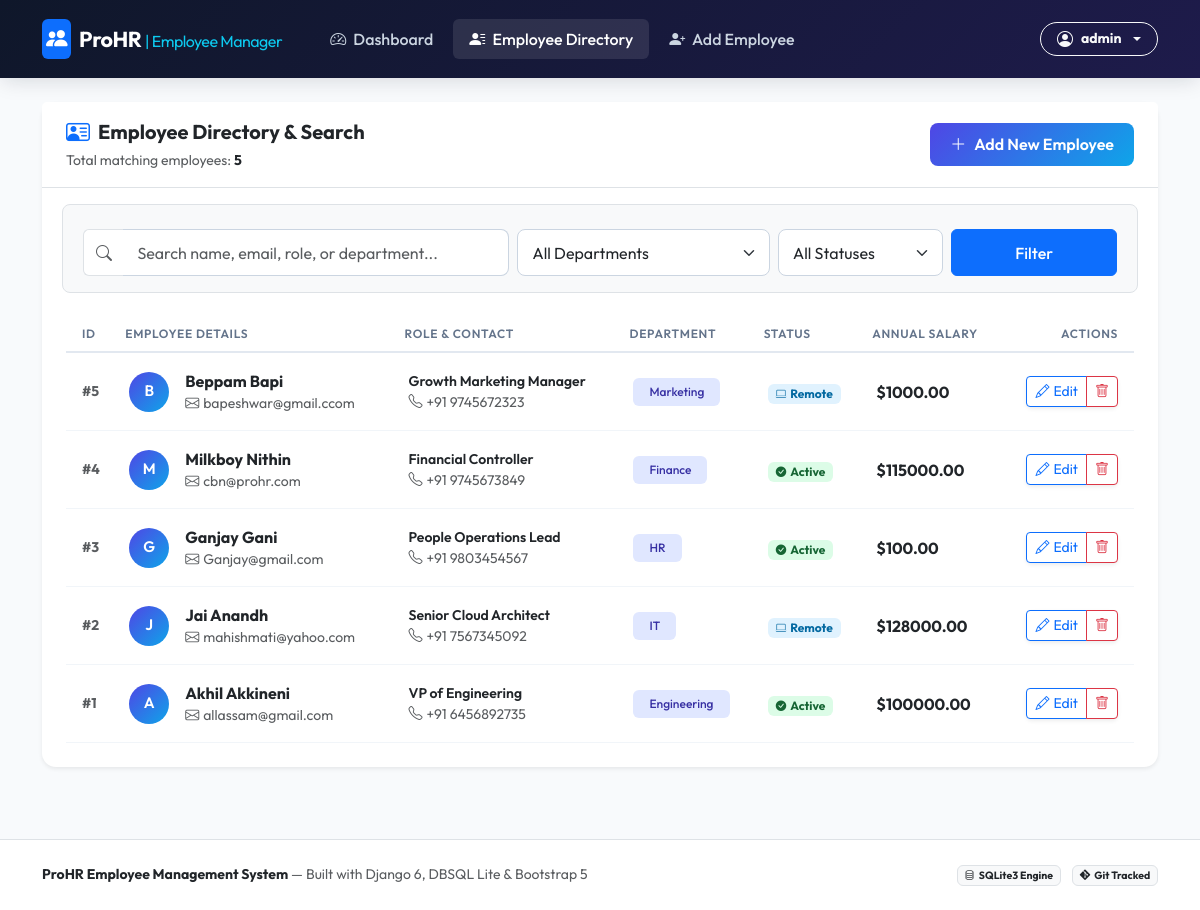
Screenshot of /employee/list/ (signed in) with the database file from the repository.
### employee/models.py (models this page shows, shortened)
class Employee(models.Model):
    STATUS_CHOICES = [
        ('Active', 'Active'),
        ('On Leave', 'On Leave'),
        ('Remote', 'Remote'),
    ]
    objects = models.Manager()
    name = models.CharField(max_length=100, verbose_name="Full Name")
    email = models.EmailField(unique=True, verbose_name="Email Address")
    role = models.CharField(max_length=100, default="Software Engineer", verbose_name="Job Role")
    department = models.CharField(max_length=50, default="General", verbose_name="Department")
    salary = models.DecimalField(max_digits=10, decimal_places=2, default=50000.00, verbose_name="Salary")
    phone = models.CharField(max_length=20, default="+1 555-0100", verbose_name="Phone Number")
    status = models.CharField(max_length=20, choices=STATUS_CHOICES, default='Active', verbose_name="Status")
    created_at = models.DateTimeField(auto_now_add=True)
    class Meta:
        ordering = ['-created_at']
        verbose_name = "Employee"
        verbose_name_plural = "Employees"

### employee/views.py (the view, shortened to what this page needs)
# urls.py: path('list/', views.employee_list, name='list'),
@login_required
def employee_list(request):
    search_query = request.GET.get('search', '').strip()
    dept_filter = request.GET.get('dept', '')
    status_filter = request.GET.get('status', '')
    employees = Employee.objects.all()
    if dept_filter:
        employees = employees.filter(department=dept_filter)
    if status_filter:
        employees = employees.filter(status=status_filter)
    departments = Employee.objects.values_list('department', flat=True).distinct()
    context = {
        'employees': employees,
        'search_query': search_query,
        'dept_filter': dept_filter,
        'status_filter': status_filter,
        'departments': departments,
        'total_found': employees.count()
    }
    return render(request, 'employee/list.html', context)

### employee/templates/employee/list.html (shortened to what this page needs)
{% extends 'employee/base.html' %}
{% block content %}
<div class="card border-0 shadow-sm mb-4">
    <div class="card-header bg-white py-3 px-4 border-bottom d-flex flex-column flex-md-row justify-content-between align-items-md-center gap-3">
        <div>
            <h5 class="mb-1 fw-bold text-dark d-flex align-items-center gap-2">
                <i class="bi bi-person-vcard text-primary fs-4"></i> Employee Directory & Search
            </h5>
            <p class="text-muted small mb-0">Total matching employees: <strong class="text-dark">{{ total_found }}</strong></p>
        </div>
        <a href="{% url 'employee:create' %}" class="btn btn-primary-custom d-flex align-items-center gap-2 align-self-start align-self-md-auto">
            <i class="bi bi-plus-lg"></i> Add New Employee
        </a>
    </div>
    <div class="card-body p-4">
        <form method="GET" action="{% url 'employee:list' %}" class="row g-2 mb-4 bg-light p-3 rounded-3 border">
            <div class="col-md-5">
                <div class="input-group">
                    <span class="input-group-text bg-white border-end-0"><i class="bi bi-search text-muted"></i></span>
                    <input type="text" name="search" class="form-control border-start-0" placeholder="Search name, email, role, or department..." value="{{ search_query }}">
                </div>
            </div>
            <div class="col-md-3">
                <select name="dept" class="form-select">
                    <option value="">All Departments</option>
                </select>
            </div>
            <div class="col-md-2">
                <select name="status" class="form-select">
                    <option value="">All Statuses</option>
                </select>
            </div>
            <div class="col-md-2 d-flex gap-1">
                <button type="submit" class="btn btn-primary w-100 fw-medium">Filter</button>
            </div>
        </form>
        <div class="table-responsive">
            <table class="table table-hover align-middle mb-0">
                <thead class="bg-light">
                    <tr>
                        <th class="ps-3">ID</th>
                        <th>Employee Details</th>
                        <th>Role & Contact</th>
                        <th>Department</th>
                        <th>Status</th>
                        <th>Annual Salary</th>
                        <th class="text-end pe-3">Actions</th>
                    </tr>
                </thead>
                <tbody>
                    {% for emp in employees %}
                        <tr>
                            <td class="ps-3 fw-bold text-muted small">#{{ emp.id }}</td>
                            <td>
                                <div class="d-flex align-items-center gap-3">
                                    <div class="avatar-circle flex-shrink-0">
                                        {{ emp.name|slice:":1"|upper }}
                                    </div>
                                    <div>
                                        <div class="fw-bold text-dark">{{ emp.name }}</div>
                                        <a href="mailto:{{ emp.email }}" class="text-muted text-decoration-none small d-block">
                                            <i class="bi bi-envelope me-1"></i>{{ emp.email }}
                                        </a>
                                    </div>
                                </div>
                            </td>
                            <td>
                                <div class="fw-semibold text-dark small">{{ emp.role }}</div>
                                <div class="text-muted small"><i class="bi bi-telephone me-1"></i>{{ emp.phone }}</div>
                            </td>
                            <td>
                                <span class="badge badge-soft-primary px-3 py-2 fw-medium">{{ emp.department }}</span>
                            </td>
                            <td>
                                {% if emp.status == 'Active' %}
                                    <span class="badge badge-soft-success px-2 py-1"><i class="bi bi-check-circle-fill me-1 small"></i>Active</span>
                                {% elif emp.status == 'Remote' %}
                                    <span class="badge badge-soft-info px-2 py-1"><i class="bi bi-laptop me-1 small"></i>Remote</span>
                                {% else %}
                                    <span class="badge badge-soft-warning px-2 py-1"><i class="bi bi-clock me-1 small"></i>On Leave</span>
                                {% endif %}
                            </td>
                            <td class="fw-bold text-dark">${{ emp.salary }}</td>
                            <td class="text-end pe-3">
                                <div class="btn-group shadow-sm">
                                    <a href="{% url 'employee:update' emp.id %}" class="btn btn-sm btn-outline-primary" title="Update Profile">
                                        <i class="bi bi-pencil me-1"></i>Edit
                                    </a>
                                    <a href="{% url 'employee:delete' emp.id %}" class="btn btn-sm btn-outline-danger" title="Delete Profile">
                                        <i class="bi bi-trash"></i>
                                    </a>
                                </div>
                            </td>
                        </tr>
                    {% endfor %}
                </tbody>
            </table>
        </div>
    </div>
</div>
{% endblock %}

### employee/templates/employee/base.html (shortened to what this page needs)
{% load static %}
<!DOCTYPE html>
<html lang="en">
<head>
    <link rel="stylesheet" href="https://cdn.jsdelivr.net/npm/bootstrap@5.3.2/dist/css/bootstrap.min.css">
    <link rel="stylesheet" href="https://cdn.jsdelivr.net/npm/bootstrap-icons@1.11.1/font/bootstrap-icons.css">
    <link rel="stylesheet" href="{% static 'css/style.css' %}">
</head>
<body>
    <nav class="navbar navbar-expand-lg navbar-dark navbar-custom mb-4 sticky-top">
        <div class="container">
            <a class="navbar-brand d-flex align-items-center gap-2" href="{% url 'employee:dashboard' %}">
                <span class="p-1 bg-primary rounded-2 d-inline-flex"><i class="bi bi-people-fill text-white"></i></span>
                <span>ProHR <small class="text-info fw-normal fs-6">| Employee Manager</small></span>
            </a>
            <div class="collapse navbar-collapse" id="navbarMain">
                <ul class="navbar-nav me-auto mb-2 mb-lg-0 ms-lg-3 gap-1">
                    <li class="nav-item">
                        <a class="nav-link {% if request.resolver_match.url_name == 'dashboard' %}active{% endif %}" href="{% url 'employee:dashboard' %}">
                            <i class="bi bi-speedometer2 me-1"></i> Dashboard
                        </a>
                    </li>
                    <li class="nav-item">
                        <a class="nav-link {% if request.resolver_match.url_name == 'list' %}active{% endif %}" href="{% url 'employee:list' %}">
                            <i class="bi bi-person-lines-fill me-1"></i> Employee Directory
                        </a>
                    </li>
                    <li class="nav-item">
                        <a class="nav-link {% if request.resolver_match.url_name == 'create' %}active{% endif %}" href="{% url 'employee:create' %}">
                            <i class="bi bi-person-plus-fill me-1"></i> Add Employee
                        </a>
                    </li>
                </ul>
                <div class="d-flex align-items-center gap-2">
                    {% if user.is_authenticated %}
                        <div class="dropdown">
                            <a class="btn btn-outline-light btn-sm dropdown-toggle d-flex align-items-center gap-2 rounded-pill px-3" href="#" role="button" data-bs-toggle="dropdown">
                                <i class="bi bi-person-circle fs-6"></i>
                                <strong>{{ user.username }}</strong>
                            </a>
                        </div>
                    {% endif %}
                </div>
            </div>
        </div>
    </nav>
    <main class="container flex-grow-1 pb-5">
        {% block content %}
        {% endblock %}
    </main>
    <footer class="bg-white border-top py-4 mt-auto">
        <div class="container d-flex flex-column flex-md-row justify-content-between align-items-center small text-muted">
            <div class="mb-2 mb-md-0">
                <strong class="text-dark">ProHR Employee Management System</strong> — Built with Django 6, DBSQL Lite & Bootstrap 5
            </div>
            <div>
                <span class="badge bg-light text-dark border me-2"><i class="bi bi-database me-1"></i>SQLite3 Engine</span>
                <span class="badge bg-light text-dark border"><i class="bi bi-git me-1"></i>Git Tracked</span>
            </div>
        </div>
    </footer>
</body>
</html>

### employee/static/css/style.css (style rules this page uses)
:root { --primary-color: #4f46e5; --primary-hover: #4338ca; --secondary-color: #0ea5e9; --dark-bg: #0f172a; --card-bg: #ffffff; --body-bg: #f8fafc; --text-main: #1e293b; --text-muted: #64748b; --border-color: #e2e8f0; }
body { font-family: 'Outfit', -apple-system, BlinkMacSystemFont, "Segoe UI", Roboto, sans-serif !important; background-color: var(--body-bg) !important; color: var(--text-main); min-height: 100vh; display: flex; flex-direction: column; }
.navbar-custom { background: linear-gradient(135deg, #0f172a 0%, #1e1b4b 100%) !important; box-shadow: 0 4px 20px -2px rgba(15, 23, 42, 0.15); padding: 0.85rem 0; }
.navbar-custom .navbar-brand { font-weight: 700; letter-spacing: -0.5px; font-size: 1.35rem; color: #fff; }
.navbar-custom .nav-link { color: #cbd5e1 !important; font-weight: 500; transition: all 0.2s ease; padding: 0.5rem 1rem !important; border-radius: 6px; }
.navbar-custom .nav-link:hover, .navbar-custom .nav-link.active { color: #ffffff !important; background: rgba(255, 255, 255, 0.1); }
.card { background: var(--card-bg); border: 1px solid var(--border-color); border-radius: 14px; box-shadow: 0 4px 6px -1px rgba(0, 0, 0, 0.03), 0 2px 4px -1px rgba(0, 0, 0, 0.02); transition: transform 0.25s cubic-bezier(0.4, 0, 0.2, 1), box-shadow 0.25s cubic-bezier(0.4, 0, 0.2, 1); }
.avatar-circle { width: 40px; height: 40px; border-radius: 50%; background: linear-gradient(135deg, #4f46e5, #0ea5e9); color: white; display: flex; align-items: center; justify-content: center; font-weight: 600; font-size: 0.95rem; }
.table th { font-weight: 600; text-transform: uppercase; font-size: 0.75rem; letter-spacing: 0.7px; color: var(--text-muted); border-bottom: 2px solid var(--border-color); }
.table td { vertical-align: middle; padding: 1rem 0.75rem; color: var(--text-main); border-color: #f1f5f9; }
.badge-soft-success { background-color: #dcfce7; color: #166534; }
.badge-soft-info { background-color: #e0f2fe; color: #0369a1; }
.badge-soft-primary { background-color: #e0e7ff; color: #3730a3; }
.btn-primary-custom { background: linear-gradient(135deg, var(--primary-color), var(--secondary-color)); border: none; color: white; font-weight: 600; padding: 0.6rem 1.25rem; border-radius: 8px; transition: all 0.2s; }
.form-control, .form-select { border-radius: 8px; padding: 0.65rem 0.9rem; border: 1px solid #cbd5e1; }

### rows the page displays
Employee: id "5", name "B", name "Beppam Bapi", email "bapeshwar@gmail.ccom", role "Growth Marketing Manager", phone "+91 9745672323", department "Marketing", status "Remote" (drawn), salary "1000.00"
Employee: id "4", name "M", name "Milkboy Nithin", email "cbn@prohr.com", role "Financial Controller", phone "+91 9745673849", department "Finance", status "Active" (drawn), salary "115000.00"
Employee: id "3", name "G", name "Ganjay Gani", email "Ganjay@gmail.com", role "People Operations Lead", phone "+91 9803454567", department "HR", status "Active" (drawn), salary "100.00"
Employee: id "2", name "J", name "Jai Anandh", email "mahishmati@yahoo.com", role "Senior Cloud Architect", phone "+91 7567345092", department "IT", status "Remote" (drawn), salary "128000.00"
Employee: id "1", name "A", name "Akhil Akkineni", email "allassam@gmail.com", role "VP of Engineering", phone "+91 6456892735", department "Engineering", status "Active" (drawn), salary "100000.00"

### other values shown
{{ user.username }} "admin"
{{ total_found }} "5"
